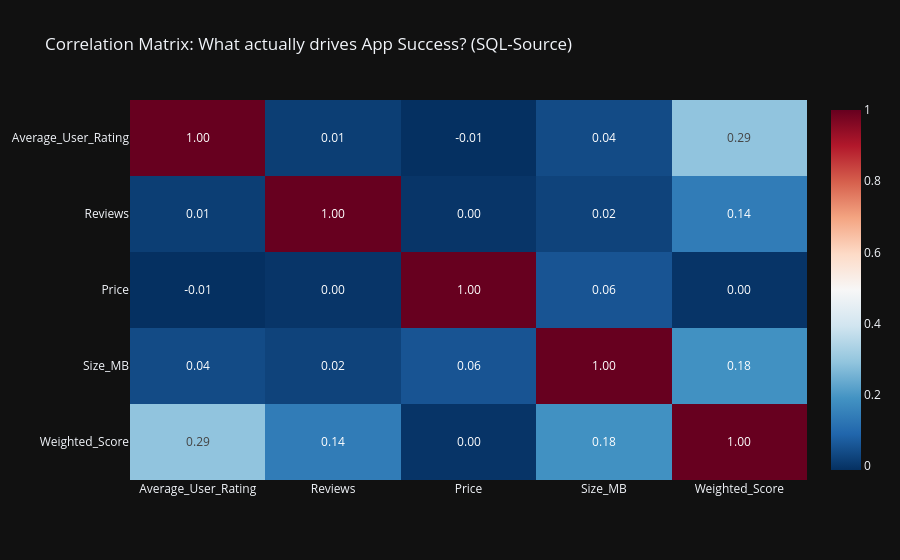

Here is the notebook cell this chart was saved with:
### Code cell
# 1. SQL-Abfrage: Wir laden nur die numerischen Spalten, die wir wirklich brauchen
query_corr = """
SELECT Average_User_Rating, Reviews, Price, Size_MB
FROM apps
"""
df_numeric = get_data(query_corr)

# 2. Den Weighted_Score für die Korrelationsmatrix in Python ergänzen
# Wir nutzen dieselbe Logik wie im vorherigen Block
df_numeric['Weighted_Score'] = df_numeric['Average_User_Rating'] * np.log10(df_numeric['Reviews'] + 1)

# 3. Korrelationsmatrix berechnen
corr_matrix = df_numeric.corr()

# 4. Visualisierung (Heatmap)
fig_corr = px.imshow(
    corr_matrix,
    text_auto=".2f", # Begrenzung auf 2 Nachkommastellen für die Sauberkeit
    aspect="auto",
    color_continuous_scale='RdBu_r',
    title="Correlation Matrix: What actually drives App Success? (SQL-Source)",
    template='plotly_dark'
)

fig_corr.show()

# 1. Korrelationen extrahieren
# Wir schauen uns speziell an, wie alles mit dem 'Weighted_Score' (Erfolg) zusammenhängt
correlations = corr_matrix['Weighted_Score'].sort_values(ascending=False)

# 2. Text-Ausgabe generieren
print("--- AUTOMATISIERTE KORRELATIONS-ANALYSE ---")
for index, value in correlations.items():
    if index == 'Weighted_Score':
        continue
    
    # Interpretation der Stärke
    strength = "stark" if abs(value) > 0.5 else "moderat" if abs(value) > 0.3 else "schwach"
    direction = "positiven" if value > 0 else "negativen"
    
    print(f"-> {index} hat einen {direction}, {strength}en Einfluss ({value:.2f}) auf den Erfolgsscore.")

### Figure 1 — Plotly figure (JSON) as saved in the notebook; plotly's stock layout.template omitted (floating-point values rounded to 4 significant figures)
{"data": [{"coloraxis": "coloraxis", "hovertemplate": "x: %{x}<br>y: %{y}<br>color: %{z}<extra></extra>", "name": "0", "texttemplate": "%{z:.2f}", "type": "heatmap", "x": ["Average_User_Rating", "Reviews", "Price", "Size_MB", "Weighted_Score"], "xaxis": "x", "y": ["Average_User_Rating", "Reviews", "Price", "Size_MB", "Weighted_Score"], "yaxis": "y", "z": [[1.0, 0.01364, -0.01198, 0.03839, 0.29], [0.01364, 1.0, -0.002024, 0.02333, 0.1378], [-0.01198, -0.002024, 1.0, 0.05605, -0.004198], [0.03839, 0.02333, 0.05605, 1.0, 0.1849], [0.29, 0.1378, -0.004198, 0.1849, 1.0]]}], "layout": {"coloraxis": {"colorscale": [[0, "rgb(5,48,97)"], [0.1, "rgb(33,102,172)"], [0.2, "rgb(67,147,195)"], [0.3, "rgb(146,197,222)"], [0.4, "rgb(209,229,240)"], [0.5, "rgb(247,247,247)"], [0.6, "rgb(253,219,199)"], [0.7, "rgb(244,165,130)"], [0.8, "rgb(214,96,77)"], [0.9, "rgb(178,24,43)"], [1, "rgb(103,0,31)"]]}, "title": {"text": "Correlation Matrix: What actually drives App Success? (SQL-Source)"}, "xaxis": {"anchor": "y", "domain": [0, 1]}, "yaxis": {"anchor": "x", "autorange": "reversed", "domain": [0, 1]}}}
